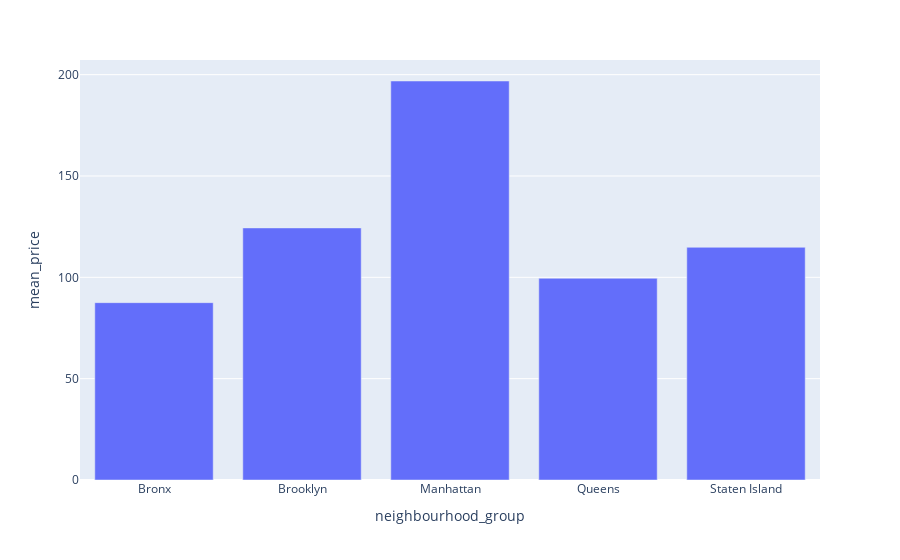

Here is the notebook cell this chart was saved with:
### Code cell
plot_data = price_by_neighborhood_grp.as_data_frame(use_pandas=True)
fig = px.bar(plot_data, x = "neighbourhood_group", y = "mean_price")
fig.show()

### Figure 1 — Plotly figure (JSON) as saved in the notebook; plotly's stock layout.template omitted (floating-point values rounded to 4 significant figures)
{"data": [{"alignmentgroup": "True", "hoverlabel": {"namelength": 0}, "hovertemplate": "neighbourhood_group=%{x}<br>mean_price=%{y}", "legendgroup": "", "marker": {"color": "#636efa"}, "name": "", "offsetgroup": "", "orientation": "v", "showlegend": false, "textposition": "auto", "type": "bar", "x": ["Bronx", "Brooklyn", "Manhattan", "Queens", "Staten Island"], "xaxis": "x", "y": [87.5, 124.4, 196.9, 99.52, 114.8], "yaxis": "y"}], "layout": {"barmode": "relative", "legend": {"tracegroupgap": 0}, "margin": {"t": 60}, "xaxis": {"anchor": "y", "domain": [0, 1], "title": {"text": "neighbourhood_group"}}, "yaxis": {"anchor": "x", "domain": [0, 1], "title": {"text": "mean_price"}}}}
